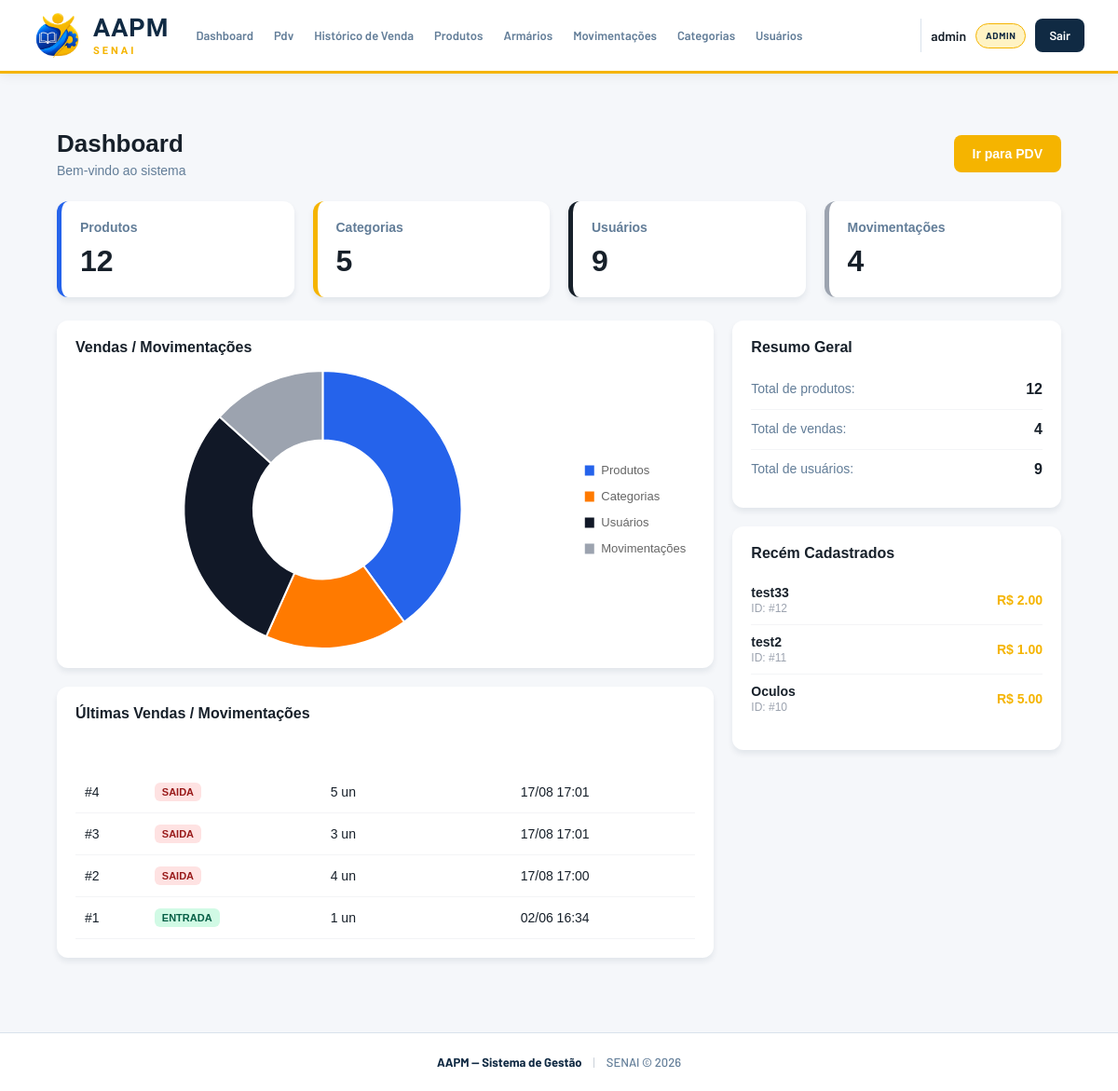
Page / (signed in) on the earlier database version.
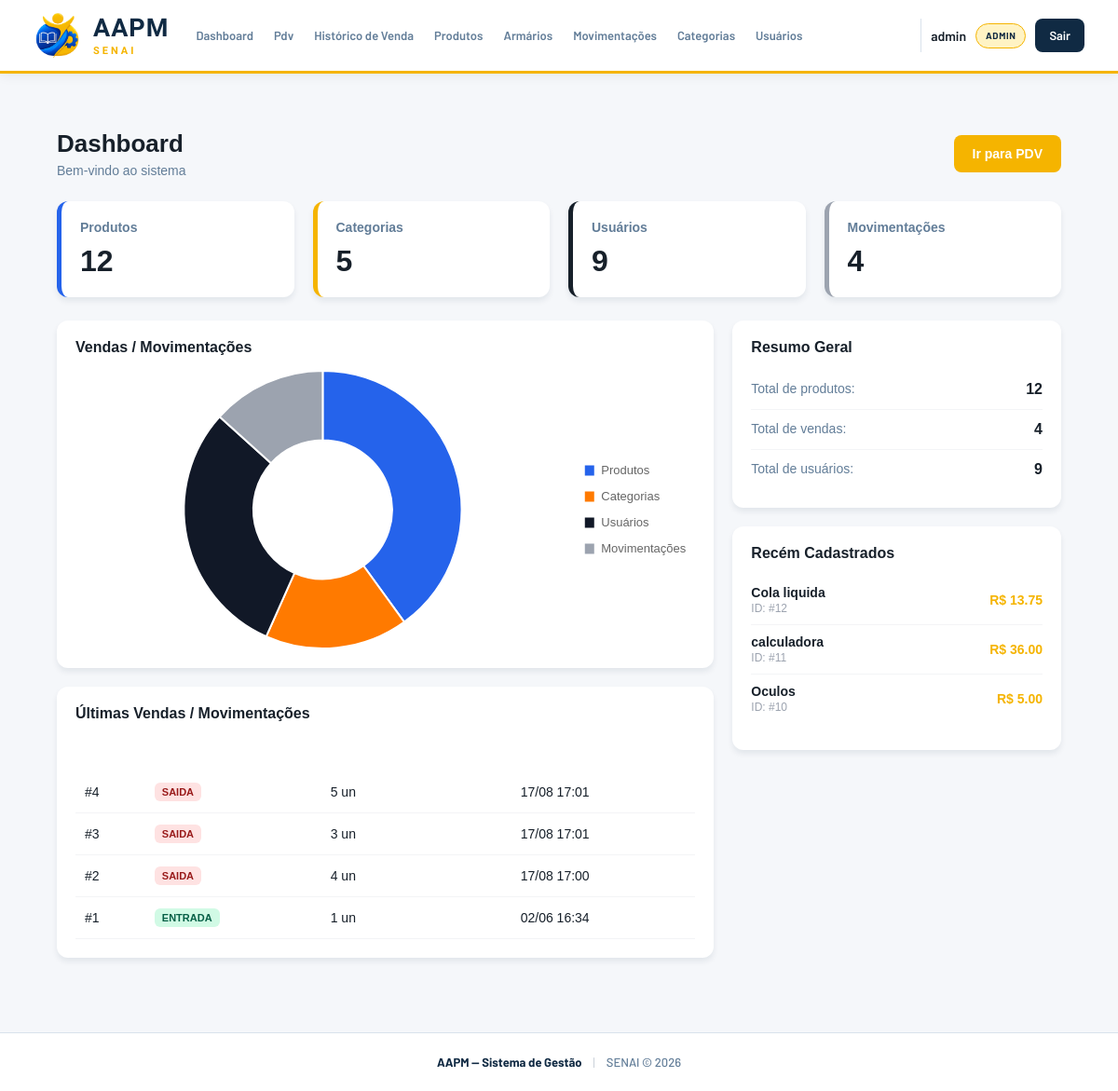
Same page on the later database version.
### app/models/movimentacao.py (models this page shows, shortened)
class Movimentacao(Base):
    __tablename__ = "movimentacoes"
    id = Column(Integer, primary_key=True, autoincrement=True, index= True)
    tipo = Column(Enum(Tipo_de_movimentacao), nullable=False)
    quantidade = Column(Integer, nullable=False)
    preco_unitario = Column(Float, nullable=False, default=0.0)
    observacao = Column(String(255), nullable=True)
    criado_em = Column(DateTime, server_default=func.now())
    produto_id = Column(Integer, ForeignKey("produtos.id", ondelete="CASCADE"), nullable=False)
    tamanho_id = Column(Integer, ForeignKey("produto_tamanhos.id", ondelete="SET NULL"), nullable=True)
    usuario_id = Column(Integer, ForeignKey("usuarios.id", ondelete="SET NULL"), nullable=False)
    produto = relationship("Produto", backref="movimentacoes")
    tamanho = relationship("ProdutoTamanho")
    usuario = relationship("Usuario", backref="movimentacoes")

### app/models/produto.py (models this page shows, shortened)
class Produto(Base):
    __tablename__ = "produtos"
    id = Column(Integer, primary_key=True, autoincrement=True, index=True)
    nome = Column(String(150), nullable=False, index=True)
    preco = Column(Float, nullable=False, default=0.0)
    estoque_atual = Column(Integer, nullable=False, default=0)
    ativo = Column(Boolean, default=True)
    imagem_path = Column(String(255), nullable=True)
    categoria_id = Column(Integer, ForeignKey("categorias.id", ondelete="SET NULL"), nullable=True)
    categoria = relationship("Categoria", back_populates="produtos")
    tamanhos  = relationship("ProdutoTamanho", back_populates="produto", cascade="all, delete-orphan")

### app/main.py (the view)
@app.get("/")
def tela_home(
    request: Request,
    usuario = Depends(get_usuario_opcional),
    db = Depends(get_db)
):
    if usuario is None:
        return templates.TemplateResponse(request, "index.html", {"request": request})
    total_produtos = db.query(Produto).count()
    total_categorias = db.query(Categoria).count()
    total_usuarios = db.query(Usuario).count()
    total_movimentacoes = db.query(Movimentacao).count()
    ultimas_movimentacoes = db.query(Movimentacao).order_by(Movimentacao.id.desc()).limit(4).all()
    ultimos_produtos = db.query(Produto).order_by(Produto.id.desc()).limit(3).all()
    return templates.TemplateResponse(
        request,
        "dashboard.html",
        {
            "request": request,
            "usuario": usuario,
            "total_produtos": total_produtos,
            "total_categorias": total_categorias,
            "total_usuarios": total_usuarios,
            "total_movimentacoes": total_movimentacoes,
            "ultimas_movimentacoes": ultimas_movimentacoes, # Enviando pro HTML
            "ultimos_produtos": ultimos_produtos           # Enviando pro HTML
        }
    )

### app/templates/dashboard.html (shortened to what this page needs)
{% extends "base.html" %}
{% block extra_css %}
<link rel="stylesheet" href="/static/css/dash-board.css">
{% endblock %}
{% block conteudo %}
<div class="dash-container">
    <div class="dash-header">
        <div>
            <h1>Dashboard</h1>
            <p>Bem-vindo ao sistema</p>
        </div>
        <a href="/pdv" class="btn-pdv">Ir para PDV</a>
    </div>
    <div class="dash-cards">
        <div class="card card-blue">
            <h3>Produtos</h3>
            <p class="card-number">{{ total_produtos | default(0) }}</p>
        </div>
        <div class="card card-orange">
            <h3>Categorias</h3>
            <p class="card-number">{{ total_categorias | default(0) }}</p>
        </div>
        <div class="card card-dark">
            <h3>Usuários</h3>
            <p class="card-number">{{ total_usuarios | default(0) }}</p>
        </div>
        <div class="card card-gray">
            <h3>Movimentações</h3>
            <p class="card-number">{{ total_movimentacoes | default(0) }}</p>
        </div>
    </div>
    <div class="dash-grid">
        <div class="dash-left">
            <div class="box large">
                <h3>Vendas / Movimentações</h3>
                <div class="chart-container">
                    <canvas id="vendasChart"></canvas>
                </div>
            </div>
            <div class="box table-box">
                <h3>Últimas Vendas / Movimentações</h3>
                <table class="dash-table">
                    <thead>
                        <tr>
                            <th>ID</th>
                            <th>Tipo</th>
                            <th>Quantidade</th>
                            <th>Data/Hora</th>
                        </tr>
                    </thead>
                    <tbody>
                        {% for mov in ultimas_movimentacoes %}
                        <tr>
                            <td>#{{ mov.id }}</td>
                            <td>
                                <span class="badge {{ 'badge-entrada' if mov.tipo == 'entrada' else 'badge-saida' }}">
                                    {{ mov.tipo | upper }}
                                </span>
                            </td>
                            <td>{{ mov.quantidade }} un</td>
                            <td>{{ mov.criado_em.strftime('%d/%m %H:%M') if mov.criado_em else 'Agora' }}</td>
                        </tr>
                        {% else %}
                        <tr>
                            <td colspan="4" class="table-empty">Nenhuma movimentação recente registrada.</td>
                        </tr>
                        {% endfor %}
                    </tbody>
                </table>
            </div>
        </div>
        <div class="dash-right">
            <div class="box small">
                <h3>Resumo Geral</h3>
                <div class="resumo-item">
                    <span>Total de produtos:</span>
                    <strong>{{ total_produtos | default(0) }}</strong>
                </div>
                <div class="resumo-item">
                    <span>Total de vendas:</span>
                    <strong>{{ total_movimentacoes | default(0) }}</strong>
                </div>
                <div class="resumo-item">
                    <span>Total de usuários:</span>
                    <strong>{{ total_usuarios | default(0) }}</strong>
                </div>
            </div>
            <div class="box small-products">
                <h3>Recém Cadastrados</h3>
                <div class="produtos-lista">
                    {% for prod in ultimos_produtos %}
                    <div class="produto-item">
                        <div>
                            <p class="p-nome">{{ prod.nome }}</p>
                            <p class="p-detalhe">ID: #{{ prod.id }}</p>
                        </div>
                        <span class="p-preco">R$ {{ "%.2f"|format(prod.preco) if prod.preco else '0.00' }}</span>
                    </div>
                    {% else %}
                    <p class="lista-empty">Nenhum produto cadastrado recentemente.</p>
                    {% endfor %}
                </div>
            </div>
        </div>
    </div>
</div>
{% endblock %}

### app/templates/base.html (shortened to what this page needs)
<!DOCTYPE html>
<html lang="pt-br">
<head>
  <link rel="stylesheet" href="/static/css/base.css?v=3">
  {% block extra_css %}{% endblock %}
</head>
<body>
  <header class="header">
    <div class="header-inner">
      <a href="/" class="logo-area" aria-label="Voltar para a página inicial">
        <img class="logo-image" src="/static/uploads/Logo%20simples.png" alt="AAPM SENAI" width="52" height="52">
        <div class="logo-text">
          <span class="logo-aapm">AAPM</span>
          <span class="logo-senai">SENAI</span>
        </div>
      </a>
      {% if usuario %}
      <nav class="nav">
        <a href="/"  class="nav-link">Dashboard</a>
        <a href="/pdv/"   class="nav-link">Pdv</a>
        <a href="/pdv/historico"   class="nav-link">Histórico de Venda</a>
        <a href="/produtos"   class="nav-link">Produtos</a>
        <a href="/armarios" class="nav-link">Armários</a>
        {% if usuario.role == 'admin' %}
        <a href="/movimentacoes" class="nav-link">Movimentações</a>
        <a href="/categorias" class="nav-link">Categorias</a>
          <a href="/usuarios" class="nav-link">Usuários</a>
        {% endif %}
      </nav>
      <div class="header-user">
        <span class="header-user__name">{{ usuario.nome }}</span>
        <span class="role-badge role-badge--{{ usuario.role|lower }}">{{ usuario.role }}</span>
        <a href="/auth/logout" class="btn-logout">Sair</a>
      </div>
      {% endif %}
    </div>
  </header>
  <main class="main-content">
    {% block conteudo %}{% endblock %}
  </main>
  <footer class="footer">
    <div class="footer-inner">
      <span class="footer-brand">AAPM &mdash; Sistema de Gestão</span>
      <span class="footer-sep">|</span>
      <span class="footer-info">SENAI &copy; 2026</span>
    </div>
  </footer>
</body>
</html>

### app/static/css/base.css (style rules this page uses)
* { margin: 0; padding: 0; box-sizing: border-box; }
html { scroll-behavior: smooth; }
body { min-height: 100vh; display: flex; flex-direction: column; font-family: "Barlow", sans-serif; background: var(--fundo); color: var(--texto); -webkit-font-smoothing: antialiased; text-rendering: optimizeLegibility; }
:root { --azul: #102A43; --azul-2: #243B53; --azul-3: #486581; --laranja: #F5B400; --laranja-2: #D99F00; --laranja-claro: #FFF3C4; --branco: #FFFFFF; --fundo: #F5F7FA; --fundo-card: #FFFFFF; --texto: #17202A; --texto-secundario: #627D98; --borda: #D9E2EC; --verde: #2F855A; --vermelho: #C53030; --sombra: 0 5px 20px rgba(16, 42, 67, 0.08); --sombra-hover: 0 10px 28px rgba(16, 42, 67, 0.14); --radius: 12px; }
.header { width: 100%; background: var(--branco); border-bottom: 3px solid var(--laranja); position: sticky; top: 0; z-index: 1000; box-shadow: 0 2px 12px rgba(16, 42, 67, 0.07); }
.header-inner { width: min(1450px, 94%); min-height: 76px; margin: 0 auto; display: flex; align-items: center; gap: 30px; }
.logo-area { display: flex; align-items: center; gap: 12px; min-width: 145px; color: inherit; text-decoration: none; }
.logo-image { width: 52px; height: 52px; object-fit: contain; }
.logo-area, .logo-area:visited, .logo-area:hover, .logo-area:focus, .logo-area .logo-aapm, .logo-area .logo-senai { border-bottom: none; text-decoration: none !important; }
.logo-text { display: flex; flex-direction: column; line-height: 1; }
.logo-aapm { font-family: "Barlow Condensed", sans-serif; font-size: 27px; font-weight: 700; letter-spacing: 1px; color: var(--azul); }
.logo-senai { margin-top: 5px; font-family: "Barlow Condensed", sans-serif; font-size: 11px; font-weight: 700; letter-spacing: 3px; color: var(--laranja); }
.nav { flex: 1; display: flex; align-items: center; gap: 4px; }
.nav-link { position: relative; padding: 10px 13px; color: var(--texto-secundario); text-decoration: none; font-size: 14px; font-weight: 600; border-radius: 8px; transition: background 0.2s ease, color 0.2s ease, transform 0.2s ease; }
.nav-link::after { content: ""; position: absolute; left: 13px; right: 13px; bottom: 5px; height: 2px; background: var(--laranja); border-radius: 10px; transform: scaleX(0); transform-origin: center; transition: transform 0.2s ease; }
.header-user { display: flex; align-items: center; gap: 10px; padding-left: 18px; border-left: 1px solid var(--borda); }
.header-user__name { max-width: 145px; overflow: hidden; text-overflow: ellipsis; white-space: nowrap; color: var(--texto); font-size: 14px; font-weight: 600; }
.role-badge { display: inline-flex; align-items: center; justify-content: center; min-height: 27px; padding: 4px 10px; border-radius: 20px; font-size: 10px; font-weight: 700; text-transform: uppercase; letter-spacing: 0.6px; }
.role-badge--admin { background: var(--laranja-claro); color: var(--azul); border: 1px solid var(--laranja); }
.btn-logout { height: 36px; display: inline-flex; align-items: center; justify-content: center; padding: 0 15px; border-radius: 8px; background: var(--azul); color: var(--branco); text-decoration: none; font-size: 13px; font-weight: 600; transition: background 0.2s ease, transform 0.2s ease, box-shadow 0.2s ease; }
.main-content { width: min(1450px, 94%); flex: 1; margin: 0 auto; padding: 35px 0 55px; }
.footer { width: 100%; background: var(--branco); border-top: 1px solid var(--borda); margin-top: auto; }
.footer-inner { width: min(1450px, 94%); min-height: 62px; margin: 0 auto; display: flex; align-items: center; justify-content: center; gap: 12px; font-size: 13px; }
.footer-brand { color: var(--azul); font-weight: 700; }
.footer-sep { color: #C5CDD6; }
.footer-info { color: var(--texto-secundario); font-weight: 500; }
a { color: inherit; }
img { max-width: 100%; display: block; }
@media (max-width: 1250px) { .header-inner { gap: 20px; } }
@media (max-width: 1250px) { .nav-link { padding: 9px 9px; font-size: 13px; } }
@media (max-width: 1250px) { .header-user { padding-left: 10px; } }
@media (max-width: 1250px) { .header-user__name { max-width: 100px; } }

Differences in the rows shown:
changed Produto id 12: nome "test33" → "Cola liquida"; preco "2.00" → "13.75"
changed Produto id 11: nome "test2" → "calculadora"; preco "1.00" → "36.00"
